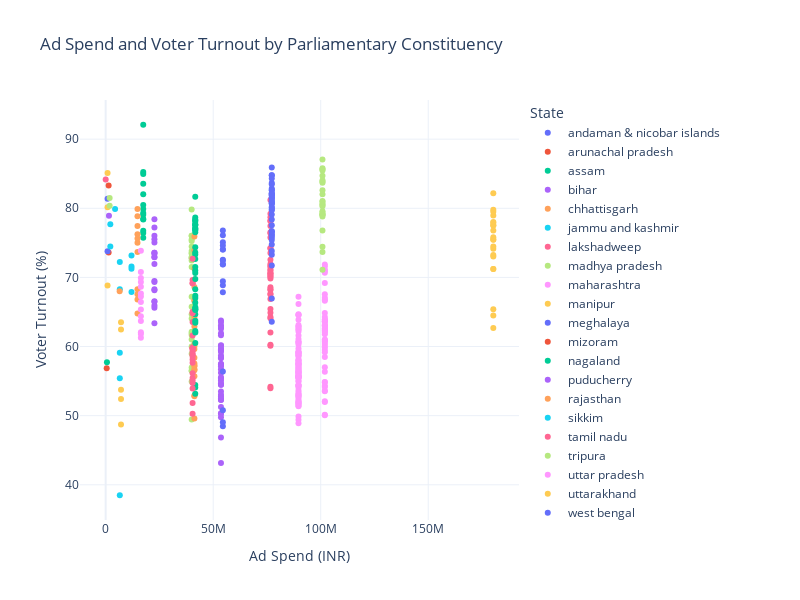

The notebook cell saved with this chart:
### Markdown cell above
The correlation matrix shows that the relationship between the amount spent (INR) and the percentage of votes polled (%) is very weak and slightly negative, which indicates that there is no linear relationship between ad spend and voter turnout. In other words, increasing the amount spent on advertising does not significantly affect the percentage of voter turnout.

### Code cell
# relationship between ad spend and voter turnout by parliamentary constituency
merged_constituency_data = result_df.merge(
    location_df,
    left_on='State',
    right_on='Location name',
    how='left'
)
fig = px.scatter(merged_constituency_data, x='Amount spent (INR)', y='Polled (%)',
                 color='State',
                 labels={'Amount spent (INR)': 'Ad Spend (INR)', 'Polled (%)': 'Voter Turnout (%)'},
                 title='Ad Spend and Voter Turnout by Parliamentary Constituency')

fig.update_layout(width=800, height=600)

fig.show()

### Figure 1 — Plotly figure (JSON) as saved in the notebook; plotly's stock layout.template omitted (floating-point values rounded to 4 significant figures)
{"data": [{"hovertemplate": "State=andaman & nicobar islands<br>Ad Spend (INR)=%{x}<br>Voter Turnout (%)=%{y}<extra></extra>", "legendgroup": "andaman & nicobar islands", "marker": {"color": "#636efa", "symbol": "circle"}, "mode": "markers", "name": "andaman & nicobar islands", "orientation": "v", "showlegend": true, "type": "scatter", "x": [null], "xaxis": "x", "y": [64.1], "yaxis": "y"}, {"hovertemplate": "State=arunachal pradesh<br>Ad Spend (INR)=%{x}<br>Voter Turnout (%)=%{y}<extra></extra>", "legendgroup": "arunachal pradesh", "marker": {"color": "#EF553B", "symbol": "circle"}, "mode": "markers", "name": "arunachal pradesh", "orientation": "v", "showlegend": true, "type": "scatter", "x": [1385654, 1385654], "xaxis": "x", "y": [83.31, 73.6], "yaxis": "y"}, {"hovertemplate": "State=assam<br>Ad Spend (INR)=%{x}<br>Voter Turnout (%)=%{y}<extra></extra>", "legendgroup": "assam", "marker": {"color": "#00cc96", "symbol": "circle"}, "mode": "markers", "name": "assam", "orientation": "v", "showlegend": true, "type": "scatter", "x": [17478091, 17478091, 17478091, 17478091, 17478091, 17478091, 17478091, 17478091, 17478091, 17478091, 17478091, 17478091, 17478091, 17478091], "xaxis": "x", "y": [76.75, 79.89, 79.33, 76.42, 78.46, 82.01, 75.74, 80.48, 84.97, 79.05, 85.24, 92.08, 78.39, 83.55], "yaxis": "y"}, {"hovertemplate": "State=bihar<br>Ad Spend (INR)=%{x}<br>Voter Turnout (%)=%{y}<extra></extra>", "legendgroup": "bihar", "marker": {"color": "#ab63fa", "symbol": "circle"}, "mode": "markers", "name": "bihar", "orientation": "v", "showlegend": true, "type": "scatter", "x": [53619242, 53619242, 53619242, 53619242, 53619242, 53619242, 53619242, 53619242, 53619242, 53619242, 53619242, 53619242, 53619242, 53619242, 53619242, 53619242, 53619242, 53619242, 53619242, 53619242, 53619242, 53619242, 53619242, 53619242, 53619242, 53619242, 53619242, 53619242, 53619242, 53619242, 53619242, 53619242, 53619242, 53619242, 53619242, 53619242, 53619242, 53619242, 53619242, 53619242], "xaxis": "x", "y": [50.35, 52.76, 51.25, 43.17, 54.48, 53.5, 63.76, 62.84, 63.08, 61.93, 54.48, 57.52, 58.29, 63.55, 58.7, 57.37, 55.55, 60.11, 59.59, 58.43, 53.04, 59.47, 56.73, 56.21, 52.32, 52.27, 61.62, 59.68, 57.4, 52.49, 62.59, 60.19, 50.27, 55.39, 55.09, 54.68, 49.78, 59.24, 46.85, 57.16], "yaxis": "y"}, {"hovertemplate": "State=chhattisgarh<br>Ad Spend (INR)=%{x}<br>Voter Turnout (%)=%{y}<extra></extra>", "legendgroup": "chhattisgarh", "marker": {"color": "#FFA15A", "symbol": "circle"}, "mode": "markers", "name": "chhattisgarh", "orientation": "v", "showlegend": true, "type": "scatter", "x": [14803286, 14803286, 14803286, 14803286, 14803286, 14803286, 14803286, 14803286, 14803286, 14803286, 14803286], "xaxis": "x", "y": [68.29, 76.23, 75.02, 77.42, 64.77, 73.68, 67.56, 75.63, 78.85, 66.82, 79.89], "yaxis": "y"}, {"hovertemplate": "State=jammu and kashmir<br>Ad Spend (INR)=%{x}<br>Voter Turnout (%)=%{y}<extra></extra>", "legendgroup": "jammu and kashmir", "marker": {"color": "#19d3f3", "symbol": "circle"}, "mode": "markers", "name": "jammu and kashmir", "orientation": "v", "showlegend": true, "type": "scatter", "x": [6575061, 6575061, 6575061, 6575061, 6575061], "xaxis": "x", "y": [68.27, 72.22, 38.49, 59.1, 55.4], "yaxis": "y"}, {"hovertemplate": "State=lakshadweep<br>Ad Spend (INR)=%{x}<br>Voter Turnout (%)=%{y}<extra></extra>", "legendgroup": "lakshadweep", "marker": {"color": "#FF6692", "symbol": "circle"}, "mode": "markers", "name": "lakshadweep", "orientation": "v", "showlegend": true, "type": "scatter", "x": [19847], "xaxis": "x", "y": [84.16], "yaxis": "y"}, {"hovertemplate": "State=madhya pradesh<br>Ad Spend (INR)=%{x}<br>Voter Turnout (%)=%{y}<extra></extra>", "legendgroup": "madhya pradesh", "marker": {"color": "#B6E880", "symbol": "circle"}, "mode": "markers", "name": "madhya pradesh", "orientation": "v", "showlegend": true, "type": "scatter", "x": [39992952, 39992952, 39992952, 39992952, 39992952, 39992952, 39992952, 39992952, 39992952, 39992952, 39992952, 39992952, 39992952, 39992952, 39992952, 39992952, 39992952, 39992952, 39992952, 39992952, 39992952, 39992952, 39992952, 39992952, 39992952, 39992952, 39992952, 39992952, 39992952], "xaxis": "x", "y": [73.45, 79.83, 61, 72.84, 64.68, 56.5, 56.48, 67.21, 56.97, 49.43, 61.94, 60, 73.53, 54.93, 64.06, 72.43, 62.13, 58.97, 76.04, 65.75, 74.48, 75.48, 72.76, 61.67, 71.52, 76.03, 75.27, 72.94, 73.82], "yaxis": "y"}, {"hovertemplate": "State=maharashtra<br>Ad Spend (INR)=%{x}<br>Voter Turnout (%)=%{y}<extra></extra>", "legendgroup": "maharashtra", "marker": {"color": "#FF97FF", "symbol": "circle"}, "mode": "markers", "name": "maharashtra", "orientation": "v", "showlegend": true, "type": "scatter", "x": [101917091, 101917091, 101917091, 101917091, 101917091, 101917091, 101917091, 101917091, 101917091, 101917091, 101917091, 101917091, 101917091, 101917091, 101917091, 101917091, 101917091, 101917091, 101917091, 101917091, 101917091, 101917091, 101917091, 101917091, 101917091, 101917091, 101917091, 101917091, 101917091, 101917091, 101917091, 101917091, 101917091, 101917091, 101917091, 101917091, 101917091, 101917091, 101917091, 101917091, 101917091, 101917091, 101917091, 101917091, 101917091, 101917091, 101917091, 101917091], "xaxis": "x", "y": [67.04, 67.55, 71.88, 54.32, 61.01, 61.79, 63.67, 62.03, 63.54, 60.94, 62.26, 64.85, 62.87, 59.5, 71.11, 71.59, 62.59, 63.65, 63.88, 60.51, 62.52, 62.27, 63.16, 59.19, 66.61, 63.03, 70.92, 58.47, 69.18, 54.87, 70.68, 53.54, 64.28, 63.03, 54.16, 59.89, 60.21, 66.75, 50.12, 57.02, 51.98, 56.37, 54.84, 50.06, 53.6, 60.75, 63.91, 52.09], "yaxis": "y"}, {"hovertemplate": "State=manipur<br>Ad Spend (INR)=%{x}<br>Voter Turnout (%)=%{y}<extra></extra>", "legendgroup": "manipur", "marker": {"color": "#FECB52", "symbol": "circle"}, "mode": "markers", "name": "manipur", "orientation": "v", "showlegend": true, "type": "scatter", "x": [889062, 889062, 889062], "xaxis": "x", "y": [80.15, 68.83, 85.11], "yaxis": "y"}, {"hovertemplate": "State=meghalaya<br>Ad Spend (INR)=%{x}<br>Voter Turnout (%)=%{y}<extra></extra>", "legendgroup": "meghalaya", "marker": {"color": "#636efa", "symbol": "circle"}, "mode": "markers", "name": "meghalaya", "orientation": "v", "showlegend": true, "type": "scatter", "x": [884220, 884220], "xaxis": "x", "y": [73.78, 81.37], "yaxis": "y"}, {"hovertemplate": "State=mizoram<br>Ad Spend (INR)=%{x}<br>Voter Turnout (%)=%{y}<extra></extra>", "legendgroup": "mizoram", "marker": {"color": "#EF553B", "symbol": "circle"}, "mode": "markers", "name": "mizoram", "orientation": "v", "showlegend": true, "type": "scatter", "x": [481052], "xaxis": "x", "y": [56.87], "yaxis": "y"}, {"hovertemplate": "State=nagaland<br>Ad Spend (INR)=%{x}<br>Voter Turnout (%)=%{y}<extra></extra>", "legendgroup": "nagaland", "marker": {"color": "#00cc96", "symbol": "circle"}, "mode": "markers", "name": "nagaland", "orientation": "v", "showlegend": true, "type": "scatter", "x": [599170], "xaxis": "x", "y": [57.72], "yaxis": "y"}, {"hovertemplate": "State=puducherry<br>Ad Spend (INR)=%{x}<br>Voter Turnout (%)=%{y}<extra></extra>", "legendgroup": "puducherry", "marker": {"color": "#ab63fa", "symbol": "circle"}, "mode": "markers", "name": "puducherry", "orientation": "v", "showlegend": true, "type": "scatter", "x": [1535672], "xaxis": "x", "y": [78.9], "yaxis": "y"}, {"hovertemplate": "State=rajasthan<br>Ad Spend (INR)=%{x}<br>Voter Turnout (%)=%{y}<extra></extra>", "legendgroup": "rajasthan", "marker": {"color": "#FFA15A", "symbol": "circle"}, "mode": "markers", "name": "rajasthan", "orientation": "v", "showlegend": true, "type": "scatter", "x": [41268323, 41268323, 41268323, 41268323, 41268323, 41268323, 41268323, 41268323, 41268323, 41268323, 41268323, 41268323, 41268323, 41268323, 41268323, 41268323, 41268323, 41268323, 41268323, 41268323, 41268323, 41268323, 41268323, 41268323, 41268323], "xaxis": "x", "y": [60.07, 52.8, 54.11, 63.61, 55.72, 66.59, 63.38, 56.7, 52.93, 49.59, 57.23, 57.53, 59.66, 73.88, 75.93, 60.37, 68.61, 62.89, 69.71, 64.27, 71.26, 57.19, 58.39, 56.58, 66.66], "yaxis": "y"}, {"hovertemplate": "State=sikkim<br>Ad Spend (INR)=%{x}<br>Voter Turnout (%)=%{y}<extra></extra>", "legendgroup": "sikkim", "marker": {"color": "#19d3f3", "symbol": "circle"}, "mode": "markers", "name": "sikkim", "orientation": "v", "showlegend": true, "type": "scatter", "x": [4379297], "xaxis": "x", "y": [79.88], "yaxis": "y"}, {"hovertemplate": "State=tamil nadu<br>Ad Spend (INR)=%{x}<br>Voter Turnout (%)=%{y}<extra></extra>", "legendgroup": "tamil nadu", "marker": {"color": "#FF6692", "symbol": "circle"}, "mode": "markers", "name": "tamil nadu", "orientation": "v", "showlegend": true, "type": "scatter", "x": [76622608, 76622608, 76622608, 76622608, 76622608, 76622608, 76622608, 76622608, 76622608, 76622608, 76622608, 76622608, 76622608, 76622608, 76622608, 76622608, 76622608, 76622608, 76622608, 76622608, 76622608, 76622608, 76622608, 76622608, 76622608, 76622608, 76622608, 76622608, 76622608, 76622608, 76622608, 76622608, 76622608, 76622608, 76622608, 76622608, 76622608, 76622608, 76622608], "xaxis": "x", "y": [74.19, 75.76, 53.96, 60.11, 54.17, 76.37, 64.89, 72.57, 81.2, 71.14, 70.59, 79.21, 71.68, 65.44, 78.7, 71.5, 62.04, 70.09, 71.94, 78.21, 70.95, 77.43, 70.41, 68.19, 78.16, 64.26, 60.25, 67.65, 68.27, 69.84, 66.88, 67.51, 64.1, 70.62, 68.59, 74.24, 73.53, 76.52, 70.22], "yaxis": "y"}, {"hovertemplate": "State=tripura<br>Ad Spend (INR)=%{x}<br>Voter Turnout (%)=%{y}<extra></extra>", "legendgroup": "tripura", "marker": {"color": "#B6E880", "symbol": "circle"}, "mode": "markers", "name": "tripura", "orientation": "v", "showlegend": true, "type": "scatter", "x": [1857459, 1857459], "xaxis": "x", "y": [81.48, 80.36], "yaxis": "y"}, {"hovertemplate": "State=uttar pradesh<br>Ad Spend (INR)=%{x}<br>Voter Turnout (%)=%{y}<extra></extra>", "legendgroup": "uttar pradesh", "marker": {"color": "#FF97FF", "symbol": "circle"}, "mode": "markers", "name": "uttar pradesh", "orientation": "v", "showlegend": true, "type": "scatter", "x": [89668131, 89668131, 89668131, 89668131, 89668131, 89668131, 89668131, 89668131, 89668131, 89668131, 89668131, 89668131, 89668131, 89668131, 89668131, 89668131, 89668131, 89668131, 89668131, 89668131, 89668131, 89668131, 89668131, 89668131, 89668131, 89668131, 89668131, 89668131, 89668131, 89668131, 89668131, 89668131, 89668131, 89668131, 89668131, 89668131, 89668131, 89668131, 89668131, 89668131, 89668131, 89668131, 89668131, 89668131, 89668131, 89668131, 89668131, 89668131, 89668131, 89668131, 89668131, 89668131, 89668131, 89668131, 89668131, 89668131, 89668131, 89668131, 89668131, 89668131, 89668131, 89668131, 89668131, 89668131, 89668131, 89668131, 89668131, 89668131, 89668131, 89668131, 89668131, 89668131, 89668131, 89668131, 89668131, 89668131, 89668131, 89668131, 89668131, 89668131], "xaxis": "x", "y": [58.73, 62.46, 62.18, 59.13, 60.75, 63.11, 55.85, 66.14, 56.93, 64.58, 56.16, 56.42, 53.63, 49.88, 49.41, 58.94, 54.08, 57.44, 54.35, 58.03, 59.31, 57.19, 58.53, 55.71, 58.73, 62.91, 57.78, 57.42, 64.54, 56.36, 59.08, 57.52, 61.08, 53.05, 64.68, 55.89, 53.36, 62.54, 55.46, 54.34, 59.7, 67.2, 59.14, 57.09, 51.62, 60.6, 56.18, 63.86, 55.68, 52.8, 52.28, 62.88, 58.12, 51.82, 61.58, 56.16, 56.67, 53.07, 51.97, 55.59, 54.38, 54.49, 48.91, 51.45, 52.57, 52.83, 55.63, 52.05, 51.79, 60.58, 55.51, 55.45, 55.05, 54.93, 57.57, 60.31, 57.92, 56.78, 51.38, 56.49], "yaxis": "y"}, {"hovertemplate": "State=uttarakhand<br>Ad Spend (INR)=%{x}<br>Voter Turnout (%)=%{y}<extra></extra>", "legendgroup": "uttarakhand", "marker": {"color": "#FECB52", "symbol": "circle"}, "mode": "markers", "name": "uttarakhand", "orientation": "v", "showlegend": true, "type": "scatter", "x": [7140897, 7140897, 7140897, 7140897, 7140897], "xaxis": "x", "y": [48.74, 52.42, 63.53, 62.47, 53.76], "yaxis": "y"}, {"hovertemplate": "State=west bengal<br>Ad Spend (INR)=%{x}<br>Voter Turnout (%)=%{y}<extra></extra>", "legendgroup": "west bengal", "marker": {"color": "#636efa", "symbol": "circle"}, "mode": "markers", "name": "west bengal", "orientation": "v", "showlegend": true, "type": "scatter", "x": [77244996, 77244996, 77244996, 77244996, 77244996, 77244996, 77244996, 77244996, 77244996, 77244996, 77244996, 77244996, 77244996, 77244996, 77244996, 77244996, 77244996, 77244996, 77244996, 77244996, 77244996, 77244996, 77244996, 77244996, 77244996, 77244996, 77244996, 77244996, 77244996, 77244996, 77244996, 77244996, 77244996, 77244996, 77244996, 77244996, 77244996, 77244996, 77244996, 77244996, 77244996, 77244996], "xaxis": "x", "y": [79.76, 82.16, 83.66, 79.09, 74.76, 76.18, 75.72, 76.69, 76.03, 81.52, 73.27, 77.54, 82.85, 80.72, 81.91, 82.66, 80.65, 81.87, 82.62, 81.04, 75.41, 81.38, 71.73, 76.44, 79.78, 80.75, 85.91, 82.17, 83.47, 84.77, 81.56, 78.39, 84.79, 80.17, 84.31, 81.04, 73.81, 76.68, 80.08, 66.95, 63.59, 82.02], "yaxis": "y"}, {"hovertemplate": "State=karnataka<br>Ad Spend (INR)=%{x}<br>Voter Turnout (%)=%{y}<extra></extra>", "legendgroup": "karnataka", "marker": {"color": "#00cc96", "symbol": "circle"}, "mode": "markers", "name": "karnataka", "orientation": "v", "showlegend": true, "type": "scatter", "x": [41659397, 41659397, 41659397, 41659397, 41659397, 41659397, 41659397, 41659397, 41659397, 41659397, 41659397, 41659397, 41659397, 41659397, 41659397, 41659397, 41659397, 41659397, 41659397, 41659397, 41659397, 41659397, 41659397, 41659397, 41659397, 41659397, 41659397, 41659397], "xaxis": "x", "y": [54.06, 54.45, 68.3, 53.17, 76.82, 77, 73.3, 77.56, 77.68, 78.27, 81.67, 70.62, 78.05, 77.15, 72.66, 71.49, 73.59, 65.47, 66.32, 78.66, 76.99, 74.37, 62.25, 77.6, 70.99, 64.66, 78.33, 76.53], "yaxis": "y"}, {"hovertemplate": "State=kerala<br>Ad Spend (INR)=%{x}<br>Voter Turnout (%)=%{y}<extra></extra>", "legendgroup": "kerala", "marker": {"color": "#ab63fa", "symbol": "circle"}, "mode": "markers", "name": "kerala", "orientation": "v", "showlegend": true, "type": "scatter", "x": [22681201, 22681201, 22681201, 22681201, 22681201, 22681201, 22681201, 22681201, 22681201, 22681201, 22681201, 22681201, 22681201, 22681201, 22681201, 22681201, 22681201, 22681201, 22681201, 22681201], "xaxis": "x", "y": [75.05, 73.42, 69.48, 71.94, 68.29, 66.55, 77.21, 76.04, 68.15, 65.61, 75.52, 72.95, 65.95, 73.57, 63.37, 69.34, 66.47, 72.9, 78.41, 73.57], "yaxis": "y"}, {"hovertemplate": "State=dadra & nagar haveli and\ndaman & diu<br>Ad Spend (INR)=%{x}<br>Voter Turnout (%)=%{y}<extra></extra>", "legendgroup": "dadra & nagar haveli and\ndaman & diu", "marker": {"color": "#FFA15A", "symbol": "circle"}, "mode": "markers", "name": "dadra & nagar haveli and\ndaman & diu", "orientation": "v", "showlegend": true, "type": "scatter", "x": [null, null], "xaxis": "x", "y": [72.52, 68.77], "yaxis": "y"}, {"hovertemplate": "State=goa<br>Ad Spend (INR)=%{x}<br>Voter Turnout (%)=%{y}<extra></extra>", "legendgroup": "goa", "marker": {"color": "#19d3f3", "symbol": "circle"}, "mode": "markers", "name": "goa", "orientation": "v", "showlegend": true, "type": "scatter", "x": [2164209, 2164209], "xaxis": "x", "y": [77.69, 74.47], "yaxis": "y"}, {"hovertemplate": "State=gujarat<br>Ad Spend (INR)=%{x}<br>Voter Turnout (%)=%{y}<extra></extra>", "legendgroup": "gujarat", "marker": {"color": "#FF6692", "symbol": "circle"}, "mode": "markers", "name": "gujarat", "orientation": "v", "showlegend": true, "type": "scatter", "x": [40425399, 40425399, 40425399, 40425399, 40425399, 40425399, 40425399, 40425399, 40425399, 40425399, 40425399, 40425399, 40425399, 40425399, 40425399, 40425399, 40425399, 40425399, 40425399, 40425399, 40425399, 40425399, 40425399, 40425399, 40425399], "xaxis": "x", "y": [54.72, 55.45, 50.29, 65.04, 69.62, 64.81, 69.16, 53.92, 69.15, 59.31, 59.8, 57.67, 58.91, 56.14, 58.12, 59.86, 59.66, 58.85, 58.56, 51.83, 59.69, 63.56, 55.09, 61.59, 72.71], "yaxis": "y"}, {"hovertemplate": "State=andhra pradesh<br>Ad Spend (INR)=%{x}<br>Voter Turnout (%)=%{y}<extra></extra>", "legendgroup": "andhra pradesh", "marker": {"color": "#B6E880", "symbol": "circle"}, "mode": "markers", "name": "andhra pradesh", "orientation": "v", "showlegend": true, "type": "scatter", "x": [100819732, 100819732, 100819732, 100819732, 100819732, 100819732, 100819732, 100819732, 100819732, 100819732, 100819732, 100819732, 100819732, 100819732, 100819732, 100819732, 100819732, 100819732, 100819732, 100819732, 100819732, 100819732, 100819732, 100819732, 100819732], "xaxis": "x", "y": [83.85, 82.03, 80.51, 73.68, 85.48, 85.77, 83.68, 78.81, 84.7, 79.57, 80.3, 76.8, 84.05, 80.61, 82.59, 85.65, 79.05, 87.06, 80.93, 79.09, 74.43, 79.1, 79.37, 71.11, 81.05], "yaxis": "y"}, {"hovertemplate": "State=jharkhand<br>Ad Spend (INR)=%{x}<br>Voter Turnout (%)=%{y}<extra></extra>", "legendgroup": "jharkhand", "marker": {"color": "#FF97FF", "symbol": "circle"}, "mode": "markers", "name": "jharkhand", "orientation": "v", "showlegend": true, "type": "scatter", "x": [16380139, 16380139, 16380139, 16380139, 16380139, 16380139, 16380139, 16380139, 16380139, 16380139, 16380139, 16380139, 16380139, 16380139], "xaxis": "x", "y": [69.93, 66.45, 61.27, 69.32, 63.69, 64.39, 61.81, 62.06, 67.23, 67.68, 65.36, 73.87, 68.63, 70.78], "yaxis": "y"}, {"hovertemplate": "State=odisha<br>Ad Spend (INR)=%{x}<br>Voter Turnout (%)=%{y}<extra></extra>", "legendgroup": "odisha", "marker": {"color": "#FECB52", "symbol": "circle"}, "mode": "markers", "name": "odisha", "orientation": "v", "showlegend": true, "type": "scatter", "x": [180252277, 180252277, 180252277, 180252277, 180252277, 180252277, 180252277, 180252277, 180252277, 180252277, 180252277, 180252277, 180252277, 180252277, 180252277, 180252277, 180252277, 180252277, 180252277, 180252277, 180252277], "xaxis": "x", "y": [65.41, 77.9, 77.53, 82.16, 62.67, 79.78, 77.52, 74.16, 73.02, 64.49, 71.2, 78.01, 78.97, 75.43, 79.5, 76.77, 73.23, 75.48, 74.47, 71.22, 75.79], "yaxis": "y"}, {"hovertemplate": "State=telangana<br>Ad Spend (INR)=%{x}<br>Voter Turnout (%)=%{y}<extra></extra>", "legendgroup": "telangana", "marker": {"color": "#636efa", "symbol": "circle"}, "mode": "markers", "name": "telangana", "orientation": "v", "showlegend": true, "type": "scatter", "x": [54496166, 54496166, 54496166, 54496166, 54496166, 54496166, 54496166, 54496166, 54496166, 54496166, 54496166, 54496166, 54496166, 54496166, 54496166, 54496166, 54496166], "xaxis": "x", "y": [74.03, 76.78, 56.4, 48.48, 72.54, 76.09, 71.85, 72.43, 50.78, 75.09, 69.46, 74.02, 71.92, 67.87, 49.04, 68.86, 74.63], "yaxis": "y"}, {"hovertemplate": "State=ladakh<br>Ad Spend (INR)=%{x}<br>Voter Turnout (%)=%{y}<extra></extra>", "legendgroup": "ladakh", "marker": {"color": "#EF553B", "symbol": "circle"}, "mode": "markers", "name": "ladakh", "orientation": "v", "showlegend": true, "type": "scatter", "x": [null], "xaxis": "x", "y": [71.82], "yaxis": "y"}, {"hovertemplate": "State=haryana<br>Ad Spend (INR)=%{x}<br>Voter Turnout (%)=%{y}<extra></extra>", "legendgroup": "haryana", "marker": {"color": "#00cc96", "symbol": "circle"}, "mode": "markers", "name": "haryana", "orientation": "v", "showlegend": true, "type": "scatter", "x": [41683411, 41683411, 41683411, 41683411, 41683411, 41683411, 41683411, 41683411, 41683411, 41683411], "xaxis": "x", "y": [67.34, 65.39, 60.52, 62.03, 65.27, 63.74, 67.01, 65.68, 69.77, 63.44], "yaxis": "y"}, {"hovertemplate": "State=nct of delhi<br>Ad Spend (INR)=%{x}<br>Voter Turnout (%)=%{y}<extra></extra>", "legendgroup": "nct of delhi", "marker": {"color": "#ab63fa", "symbol": "circle"}, "mode": "markers", "name": "nct of delhi", "orientation": "v", "showlegend": true, "type": "scatter", "x": [null, null, null, null, null, null, null], "xaxis": "x", "y": [58.6, 59.51, 55.43, 62.89, 57.85, 56.45, 58.79], "yaxis": "y"}, {"hovertemplate": "State=chandigarh<br>Ad Spend (INR)=%{x}<br>Voter Turnout (%)=%{y}<extra></extra>", "legendgroup": "chandigarh", "marker": {"color": "#FFA15A", "symbol": "circle"}, "mode": "markers", "name": "chandigarh", "orientation": "v", "showlegend": true, "type": "scatter", "x": [6507258], "xaxis": "x", "y": [67.98], "yaxis": "y"}, {"hovertemplate": "State=himachal pradesh<br>Ad Spend (INR)=%{x}<br>Voter Turnout (%)=%{y}<extra></extra>", "legendgroup": "himachal pradesh", "marker": {"color": "#19d3f3", "symbol": "circle"}, "mode": "markers", "name": "himachal pradesh", "orientation": "v", "showlegend": true, "type": "scatter", "x": [12011616, 12011616, 12011616, 12011616], "xaxis": "x", "y": [71.56, 67.89, 73.15, 71.26], "yaxis": "y"}, {"hovertemplate": "State=punjab<br>Ad Spend (INR)=%{x}<br>Voter Turnout (%)=%{y}<extra></extra>", "legendgroup": "punjab", "marker": {"color": "#FF6692", "symbol": "circle"}, "mode": "markers", "name": "punjab", "orientation": "v", "showlegend": true, "type": "scatter", "x": [null, null, null, null, null, null, null, null, null, null, null, null, null], "xaxis": "x", "y": [56.06, 61.98, 69.36, 63.34, 62.53, 67.02, 66.67, 58.86, 59.7, 62.55, 60.12, 63.63, 64.63], "yaxis": "y"}], "layout": {"height": 600, "legend": {"title": {"text": "State"}, "tracegroupgap": 0}, "title": {"text": "Ad Spend and Voter Turnout by Parliamentary Constituency"}, "width": 800, "xaxis": {"anchor": "y", "autorange": true, "domain": [0, 1], "range": [-12020000.0, 192300000.0], "title": {"text": "Ad Spend (INR)"}}, "yaxis": {"anchor": "x", "autorange": true, "domain": [0, 1], "range": [34.91, 95.66], "title": {"text": "Voter Turnout (%)"}, "type": "linear"}}}
